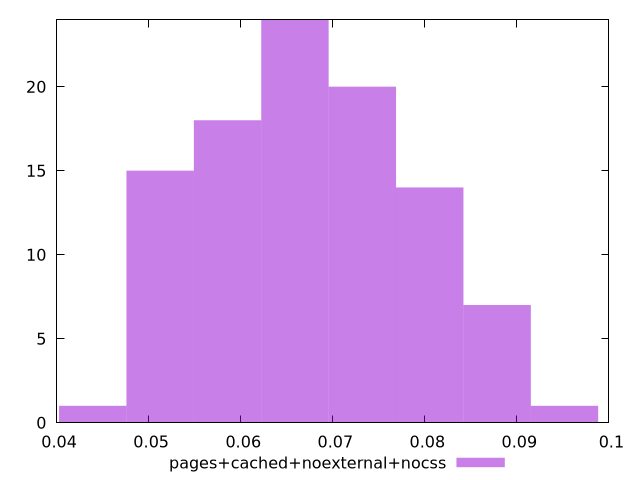

gnuplot code for this plot:
$_pagesCachedNoexternalNocss <<EOF
0.05124976627230897 15
0.08053534699934266 14
0.07321395181758424 20
0.05857116145406739 18
0.09517813736285952 1
0.06589255663582581 24
0.0878567421811011 7
0.04392837109055055 1
EOF
set key outside below
set terminal pngcairo
set output "report_00004_2020-11-02T20-21-41.718Z/network-rtt/pages+cached+noexternal+nocss//raw_hist.png"
set yrange [0:24]
set boxwidth 0.007321395181758424
set style fill transparent solid 0.5 noborder
plot $_pagesCachedNoexternalNocss title "pages+cached+noexternal+nocss" with boxes ,
